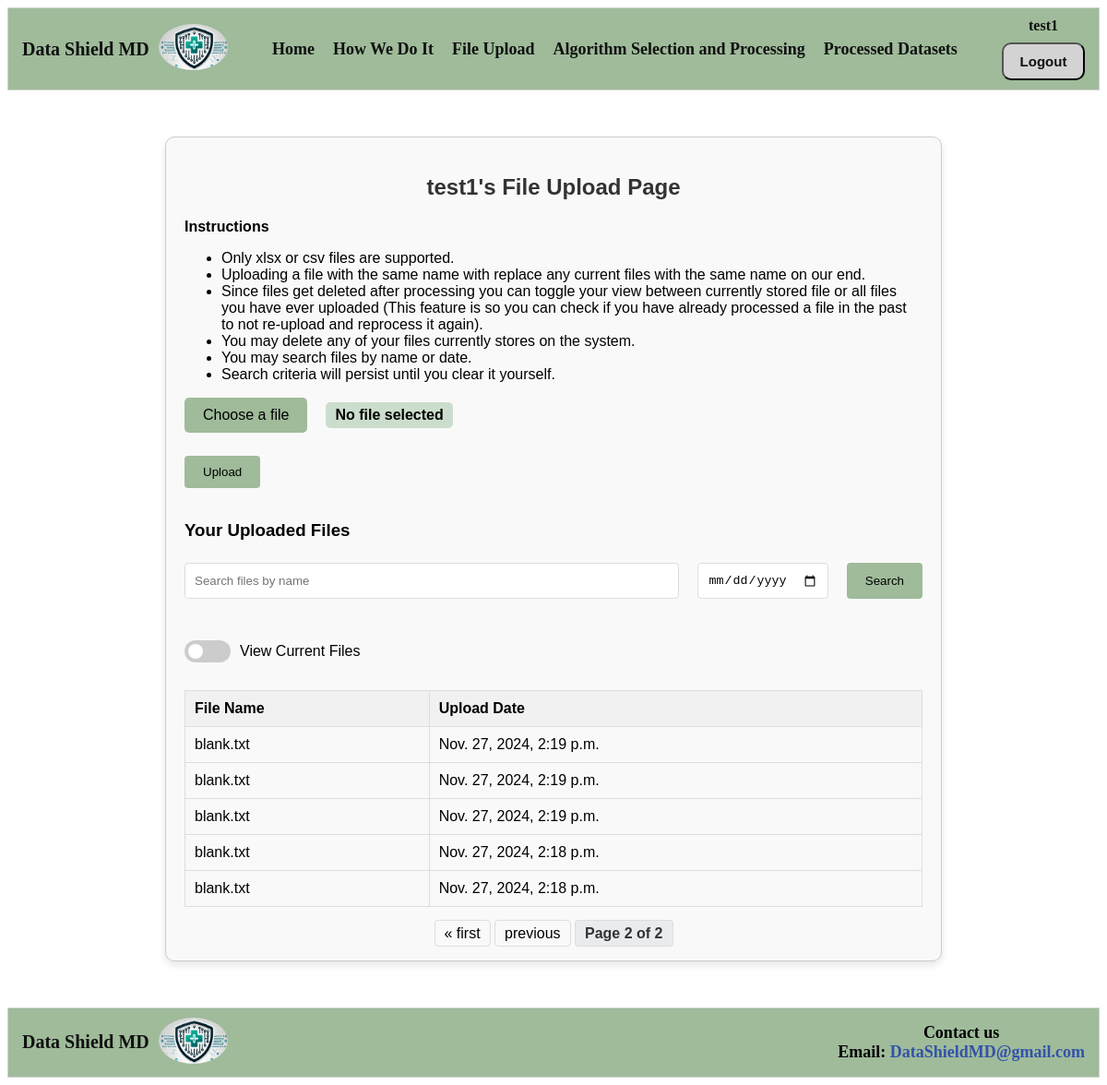
The app's page /upload/?page=2 (signed in) with its own data.
### DataShieldMDApp/models.py (models this page shows, shortened)
class Dataset(models.Model):
    user = models.ForeignKey(User, on_delete=models.CASCADE)  # Links to the auth_user table
    filename = models.CharField(max_length=255)  # Original file name
    upload_date = models.DateTimeField(auto_now_add=True)  # Timestamp of upload
    file_path = models.CharField(max_length=255)  # Path to the uploaded file

### DataShieldMDApp/views.py (the view, shortened to what this page needs)
# urls.py: path('upload/', views.upload_file, name='upload_file'),
@login_required
def upload_file(request):
    if request.method == 'POST':
        if 'file' in request.FILES:
            form = FileUploadForm(request.POST, request.FILES)
            if form.is_valid():
                file = form.cleaned_data['file']
                user_dir = os.path.join(settings.MEDIA_ROOT, request.user.username, 'uploads')
                os.makedirs(user_dir, exist_ok=True)
                saved_filename = handle_uploaded_file(file, user_dir)
                Dataset.objects.create(
                    user=request.user,
                    filename=saved_filename,
                    file_path=os.path.join(user_dir, saved_filename)
                )
                messages.success(request, f"{file} was successfully uploaded!")
                return redirect('upload_file')  # Refresh the page
            else:
                messages.error(request, "Something went wrong uploading your file. Please try again.")
        if 'delete_file' in request.POST:
            file_to_delete = request.POST.get('delete_file')
            user_dir = os.path.join(settings.MEDIA_ROOT, request.user.username, 'uploads')
            file_path = os.path.join(user_dir, file_to_delete)
            if os.path.exists(file_path):
                os.remove(file_path)  # Delete the file from the directory
            return redirect('upload_file')  # Refresh the page
    else:
        form = FileUploadForm()
    search_query = request.GET.get('search', '')
    search_date = request.GET.get('search_date', '')
    view_mode = request.GET.get('view_mode', '')
    uploaded_files = Dataset.objects.filter(user=request.user).order_by('-upload_date')
    if search_query:
        uploaded_files = uploaded_files.filter(filename__icontains=search_query)
    if search_date:
        try:
            search_date_obj = datetime.strptime(search_date, '%Y-%m-%d')
            uploaded_files = uploaded_files.filter(upload_date__date=search_date_obj.date())
        except ValueError:
            pass  # Ignore invalid date inputs
    paginator = Paginator(uploaded_files, 10)
    page_number = request.GET.get('page')
    page_obj = paginator.get_page(page_number)
    return render(request, 'file_upload.html', {
        'form': form,
        'page_obj': page_obj,
        'search_query': search_query,
        'search_date': search_date,
        'view_mode': view_mode,
    })

### DataShieldMDApp/forms.py (shortened to what this page needs)
class FileUploadForm(forms.Form):
    file = forms.FileField(label="Select a file")

### DataShieldMDApp/templates/file_upload.html (shortened to what this page needs)
{% extends 'partials/base.html' %}
{% block content %}
<div class="file-upload-container">
    <h2>{{ user.username }}'s File Upload Page</h2>
    <p><b>Instructions</b></p>
    <ul>
        <li>Only xlsx or csv files are supported.</li>
        <li>Uploading a file with the same name with replace any current files with the same name on our end.</li>
        <li>Since files get deleted after processing you can toggle your view between currently stored file or all files you have ever uploaded (This feature is so you can check if you have already processed a file in the past to not re-upload and reprocess it again).</li>
        <li>You may delete any of your files currently stores on the system.</li>
        <li>You may search files by name or date.</li>
        <li>Search criteria will persist until you clear it yourself.</li>
    </ul>
    <form method="post" enctype="multipart/form-data">
        <div class="file-upload">
            <label for="file-input" class="file-label">Choose a file</label>
            <span id="file-name">No file selected</span>
        </div>
        <button type="submit" class="btn">Upload</button>
    </form>
    <h3>Your Uploaded Files</h3>
    <form method="get" class="search-form">
        <div class="search-row">
            <input type="text" name="search" placeholder="Search files by name" value="{{ request.GET.search }}">
            <input type="date" name="search_date" placeholder="Search by date" value="{{ request.GET.search_date }}">
            <button type="submit" class="btn">Search</button>
        </div>
        <div class="toggle-switch">
            <label class="switch">
                <span class="slider"></span>
            </label>
            <span>View Current Files</span>
        </div>
    </form>
    <table>
        <thead>
            <tr>
                <th>File Name</th>
                <th>Upload Date</th>
            </tr>
        </thead>
        <tbody>
            {% for file in page_obj.object_list %}
            <tr>
                <td>{{ file.filename }}</td>
                <td>{{ file.upload_date }}</td>
            </tr>
            {% empty %}
            <tr>
                <td colspan="{% if view_mode == 'current' %}3{% else %}2{% endif %}" class="empty">No files found</td>
            </tr>
            {% endfor %}
        </tbody>
    </table>
    <div class="pagination">
        <span class="step-links">
            {% if page_obj.has_previous %}
                <a href="?page=1{% if search_query %}&search={{ search_query }}{% endif %}">&laquo; first</a>
                <a href="?page={{ page_obj.previous_page_number }}{% if search_query %}&search={{ search_query }}{% endif %}">previous</a>
            {% endif %}
            <span class="current">
                Page {{ page_obj.number }} of {{ page_obj.paginator.num_pages }}
            </span>
        </span>
    </div>
</div>
{% endblock %}

### DataShieldMDApp/templates/partials/header.html
{% load static %}
<nav class="navbar-header">
    <div class="logo-section">
        <span>Data Shield MD</span>
        <div class="logo">
            <img src="{% static 'img/DataShieldMDlogo.jpg' %}" alt="Data Shield MD Logo">
        </div>
    </div>
    <div class="center-section">
        {% if user.is_authenticated %}
            <ul>
                <li><a href="{% url 'home' %}">Home</a></li>
                <li><a href="{% url 'how_we_do_it' %}">How We Do It</a></li>
                <li><a href="{% url 'upload_file' %}">File Upload</a></li>
                <li><a href="{% url 'algorithm_selection' %}">Algorithm Selection and Processing</a></li>
                <li><a href="#">Processed Datasets</a></li>
            </ul>
        {% else %}
            <ul>
                <li><a href="{% url 'home' %}">Home</a></li>
                <li><a href="{% url 'how_we_do_it' %}">How We Do It</a></li>
            </ul>
        {% endif %}
    </div>
    <div class="auth-section">
        {% if user.is_authenticated %}
            <div class="user-info">
                <span class="username">{{ user.username }}</span>
                <button class="auth-btn"><a href="{% url 'logout' %}">Logout</a></button>
            </div>
        {% else %}
            <button class="auth-btn"><a href="{% url 'login' %}">Login</a></button>
            <button class="auth-btn"><a href="{% url 'register' %}">Register</a></button>
        {% endif %}
    </div>
</nav>

### DataShieldMDApp/static/css/style.css (style rules this page uses)
.navbar-header { background-color: #9fbb9a; font-family: calibri; display: flex; justify-content: space-between; align-items: center; padding: 10px 15px; border: 1px solid lightgray; }
.logo-section { display: flex; align-items: center; }
.logo-section .logo img { width: 75px; height: 50px; border-radius: 65%; margin-left: 10px; }
.logo-section span { font-size: 20px; font-weight: 600; color: #111111; }
.user-info { display: flex; flex-direction: column; align-items: center; gap: 5px; }
.username { font-size: 16px; font-weight: bold; color: #111111; margin-bottom: 4px; }
.center-section ul { display: flex; gap: 20px; list-style: none; padding: 0; margin: 0; }
.center-section li a { color: #111111; font-size: 18px; font-weight: bold; text-decoration: none; transition: color 0.3s ease; }
.auth-section { display: flex; align-items: center; gap: 10px; }
.auth-btn { font-size: 0.9rem; cursor: pointer; background-color: lightgray; border-radius: 10px; padding: 10px; width: 90px; transition: background-color 0.3s ease; }
.auth-btn a { color: #111111; font-weight: bold; font-size: 15px; text-decoration: none; }
.file-upload-container { max-width: 800px; margin: 50px auto; padding: 20px; background: #f9f9f9; border: 1px solid #ccc; border-radius: 10px; box-shadow: 0 4px 8px rgba(0, 0, 0, 0.1); font-family: Arial, sans-serif; }
.file-upload-container h2 { text-align: center; color: #333; margin-bottom: 20px; }
.file-upload-container form { margin-bottom: 30px; }
.file-upload-container form input, .file-upload-container form button { padding: 10px; margin: 5px 0; border: 1px solid #ddd; border-radius: 4px; }
.file-upload-container form input[type="text"] { width: calc(100% - 22px); }
.file-upload-container .btn { background-color: #9fbb9a; color: #000000; cursor: pointer; border: none; border-radius: 4px; padding: 10px 20px; transition: background-color 0.3s ease; }
.file-upload-container .search-form { display: flex; justify-content: space-between; gap: 10px; }
.file-upload-container .search-form input { flex-grow: 1; margin-right: 10px; }
.file-upload-container table { width: 100%; border-collapse: collapse; margin-top: 20px; }
.file-upload-container table th, .file-upload-container table td { border: 1px solid #ddd; padding: 10px; text-align: left; }
.file-upload-container table th { background-color: #f1f1f1; }
.file-upload-container table tr:nth-child(even) { background-color: #f9f9f9; }
.file-upload { display: flex; align-items: center; gap: 10px; margin-bottom: 20px; }
.file-label { padding: 10px 20px; background-color: #9fbb9a; color: #000000; border: none; border-radius: 5px; cursor: pointer; transition: background-color 0.3s ease; }
#file-name { font-weight: bold; font-size: 16px; color: #000000; background-color: #cbddcc; padding: 5px 10px; border-radius: 5px; margin-left: 10px; display: inline-block; }
.pagination { margin-top: 20px; display: flex; justify-content: center; gap: 10px; }
.pagination .step-links a { color: #000000; text-decoration: none; padding: 5px 10px; border: 1px solid #ddd; border-radius: 4px; transition: background-color 0.3s ease; }
.pagination .step-links .current { font-weight: bold; padding: 5px 10px; border: 1px solid #ddd; border-radius: 4px; background-color: #e9ecef; color: #333; }
.toggle-switch { display: flex; align-items: center; gap: 10px; margin-top: 10px; }
.search-form { display: flex; flex-direction: column; gap: 10px; margin-bottom: 20px; }
.search-row { display: flex; flex-direction: row; gap: 10px; margin-bottom: 20px; }
.toggle-switch { display: flex; align-items: center; gap: 10px; justify-content: flex-start; margin-top: 10px; }
.switch { position: relative; display: inline-block; width: 50px; height: 24px; }
.slider { position: absolute; cursor: pointer; top: 0; left: 0; right: 0; bottom: 0; background-color: #ccc; transition: 0.4s; border-radius: 34px; }
.slider:before { position: absolute; content: ""; height: 16px; width: 16px; left: 4px; bottom: 4px; background-color: white; transition: 0.4s; border-radius: 50%; }

### records on screen
Dataset: filename "blank.txt", upload_date "Nov. 27, 2024, 2:19 p.m."
Dataset: filename "blank.txt", upload_date "Nov. 27, 2024, 2:19 p.m."
Dataset: filename "blank.txt", upload_date "Nov. 27, 2024, 2:19 p.m."
Dataset: filename "blank.txt", upload_date "Nov. 27, 2024, 2:18 p.m."
Dataset: filename "blank.txt", upload_date "Nov. 27, 2024, 2:18 p.m."

### other values on screen
{{ user.username }} "test1"
{{ page_obj.number }} "2"
{{ page_obj.paginator.num_pages }} "2"
